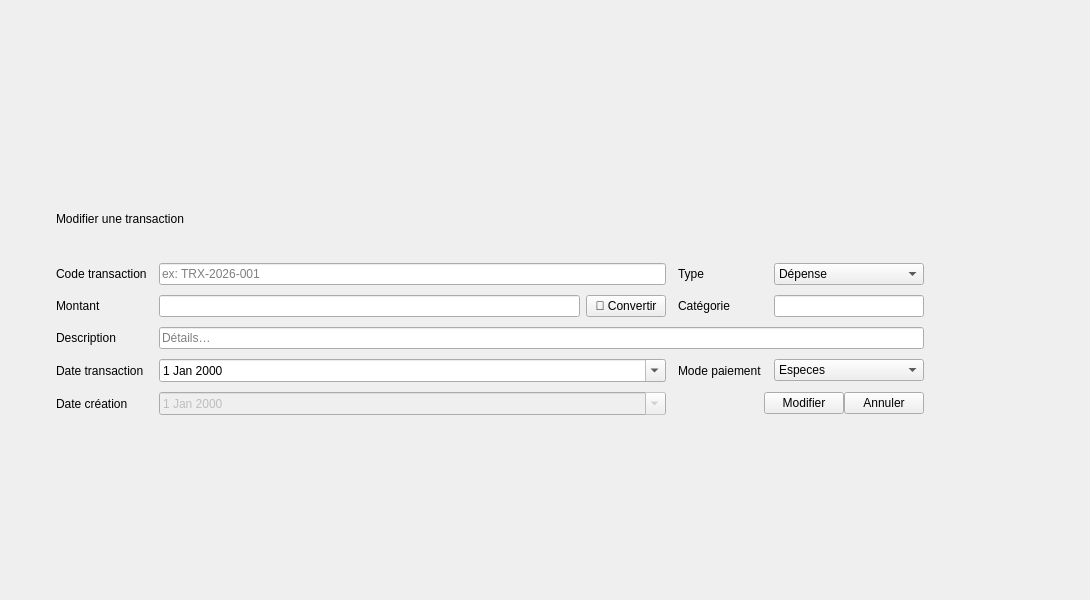
            <widget class="QWidget" name="modifierF">
             <widget class="QFrame" name="OverlayFinance_2">
              <property name="geometry">
               <rect>
                <x>40</x>
                <y>10</y>
                <width>1041</width>
                <height>581</height>
               </rect>
              </property>
              <property name="frameShape">
               <enum>QFrame::Shape::NoFrame</enum>
              </property>
              <layout class="QVBoxLayout" name="overlayFinanceLayout_2">
               <property name="leftMargin">
                <number>0</number>
               </property>
               <property name="topMargin">
                <number>0</number>
               </property>
               <property name="rightMargin">
                <number>0</number>
               </property>
               <property name="bottomMargin">
                <number>0</number>
               </property>
               <item>
                <spacer name="ovTop_2">
                 <property name="orientation">
                  <enum>Qt::Orientation::Vertical</enum>
                 </property>
                 <property name="sizeHint" stdset="0">
                  <size>
                   <width>20</width>
                   <height>40</height>
                  </size>
                 </property>
                </spacer>
               </item>
               <item>
                <widget class="QFrame" name="PopupFinanceCard_2">
                 <property name="minimumSize">
                  <size>
                   <width>760</width>
                   <height>260</height>
                  </size>
                 </property>
                 <property name="maximumSize">
                  <size>
                   <width>900</width>
                   <height>400</height>
                  </size>
                 </property>
                 <property name="frameShape">
                  <enum>QFrame::Shape::NoFrame</enum>
                 </property>
                 <layout class="QVBoxLayout" name="popupFinanceCardLayout_2">
                  <property name="spacing">
                   <number>12</number>
                  </property>
                  <property name="leftMargin">
                   <number>16</number>
                  </property>
                  <property name="topMargin">
                   <number>16</number>
                  </property>
                  <property name="rightMargin">
                   <number>16</number>
                  </property>
                  <property name="bottomMargin">
                   <number>16</number>
                  </property>
                  <item>
                   <widget class="QLabel" name="PopupTitleFinance_2">
                    <property name="text">
                     <string>Modifier une transaction</string>
                    </property>
                   </widget>
                  </item>
                  <item>
                   <layout class="QGridLayout" name="popupFinanceGrid_2">
                    <property name="horizontalSpacing">
                     <number>12</number>
                    </property>
                    <property name="verticalSpacing">
                     <number>10</number>
                    </property>
                    <item row="3" column="1">
                     <widget class="QDateEdit" name="FormDate_2">
                      <property name="calendarPopup">
                       <bool>true</bool>
                      </property>
                     </widget>
                    </item>
                    <item row="3" column="3">
                     <widget class="QComboBox" name="FormPayMode_2">
                      <item>
                       <property name="text">
                        <string>Especes</string>
                       </property>
                      </item>
                      <item>
                       <property name="text">
                        <string>Cheque</string>
                       </property>
                      </item>
                      <item>
                       <property name="text">
                        <string>Virement</string>
                       </property>
                      </item>
                      <item>
                       <property name="text">
                        <string>Carte bancaire</string>
                       </property>
                      </item>
                      <item>
                       <property name="text">
                        <string>Facture</string>
                       </property>
                      </item>
                      <item>
                       <property name="text">
                        <string>Remboursement</string>
                       </property>
                      </item>
                     </widget>
                    </item>
                    <item row="1" column="3">
                     <widget class="QLineEdit" name="FormCategory_2">
                      <property name="maximumSize">
                       <size>
                        <width>150</width>
                        <height>16777215</height>
                       </size>
                      </property>
                      <property name="placeholderText">
                       <string/>
                      </property>
                     </widget>
                    </item>
                    <item row="0" column="0">
                     <widget class="QLabel" name="LblCode_2">
                      <property name="text">
                       <string>Code transaction</string>
                      </property>
                     </widget>
                    </item>
                    <item row="0" column="3">
                     <widget class="QComboBox" name="FormType_2">
                      <item>
                       <property name="text">
                        <string>Dépense</string>
                       </property>
                      </item>
                      <item>
                       <property name="text">
                        <string>Revenu</string>
                       </property>
                      </item>
                     </widget>
                    </item>
                    <item row="4" column="0">
                     <widget class="QLabel" name="LblCreated_2">
                      <property name="text">
                       <string>Date création</string>
                      </property>
                     </widget>
                    </item>
                    <item row="1" column="0">
                     <widget class="QLabel" name="LblAmount_2">
                      <property name="text">
                       <string>Montant</string>
                      </property>
                     </widget>
                    </item>
                    <item row="2" column="0">
                     <widget class="QLabel" name="LblDesc_2">
                      <property name="text">
                       <string>Description</string>
                      </property>
                     </widget>
                    </item>
                    <item row="0" column="1">
                     <widget class="QLineEdit" name="FormCode_2">
                      <property name="placeholderText">
                       <string>ex: TRX-2026-001</string>
                      </property>
                     </widget>
                    </item>
                    <item row="3" column="2">
                     <widget class="QLabel" name="LblPay_2">
                      <property name="text">
                       <string>Mode paiement</string>
                      </property>
                     </widget>
                    </item>
                    <item row="1" column="2">
                     <widget class="QLabel" name="LblCat2_2">
                      <property name="text">
                       <string>Catégorie</string>
                      </property>
                     </widget>
                    </item>
                    <item row="3" column="0">
                     <widget class="QLabel" name="LblDate2_2">
                      <property name="text">
                       <string>Date transaction</string>
                      </property>
                     </widget>
                    </item>
                    <item row="4" column="2" colspan="2">
                     <layout class="QHBoxLayout" name="popupFinanceButtons_2">
                      <item>
                       <spacer name="pfSpacer_2">
                        <property name="orientation">
                         <enum>Qt::Orientation::Horizontal</enum>
                        </property>
                        <property name="sizeHint" stdset="0">
                         <size>
                          <width>40</width>
                          <height>20</height>
                         </size>
                        </property>
                       </spacer>
                      </item>
                      <item>
                       <widget class="QPushButton" name="BtnPopupSaveFinance_2">
                        <property name="text">
                         <string>Modifier</string>
                        </property>
                       </widget>
                      </item>
                      <item>
                       <widget class="QPushButton" name="BtnPopupCancelFinance_2">
                        <property name="text">
                         <string>Annuler</string>
                        </property>
                       </widget>
                      </item>
                     </layout>
                    </item>
                    <item row="2" column="1" colspan="3">
                     <widget class="QLineEdit" name="FormDesc_2">
                      <property name="placeholderText">
                       <string>Détails…</string>
                      </property>
                     </widget>
                    </item>
                    <item row="4" column="1">
                     <widget class="QDateEdit" name="FormCreatedAt_2">
                      <property name="enabled">
                       <bool>false</bool>
                      </property>
                      <property name="calendarPopup">
                       <bool>true</bool>
                      </property>
                     </widget>
                    </item>
                    <item row="0" column="2">
                     <widget class="QLabel" name="LblFType_2">
                      <property name="text">
                       <string>Type</string>
                      </property>
                     </widget>
                    </item>
                    <item row="1" column="1">
                     <layout class="QHBoxLayout" name="layoutAmountRow_2">
                      <property name="spacing">
                       <number>6</number>
                      </property>
                      <item>
                       <widget class="QLineEdit" name="FormAmount_2">
                        <property name="placeholderText">
                         <string/>
                        </property>
                       </widget>
                      </item>
                      <item>
                       <widget class="QPushButton" name="BtnConvertCurrency_2">
                        <property name="minimumSize">
                         <size>
                          <width>0</width>
                          <height>0</height>
                         </size>
                        </property>
                        <property name="maximumSize">
                         <size>
                          <width>160</width>
                          <height>30</height>
                         </size>
                        </property>
                        <property name="cursor">
                         <cursorShape>PointingHandCursor</cursorShape>
                        </property>
                        <property name="toolTip">
                         <string>Convertir EUR / USD / GBP → DT en temps réel</string>
                        </property>
                        <property name="text">
                         <string>💱 Convertir</string>
                        </property>
                       </widget>
                      </item>
                     </layout>
                    </item>
                   </layout>
                  </item>
                 </layout>
                </widget>
               </item>
               <item>
                <spacer name="ovBottom_2">
                 <property name="orientation">
                  <enum>Qt::Orientation::Vertical</enum>
                 </property>
                 <property name="sizeHint" stdset="0">
                  <size>
                   <width>20</width>
                   <height>40</height>
                  </size>
                 </property>
                </spacer>
               </item>
              </layout>
             </widget>
            </widget>
